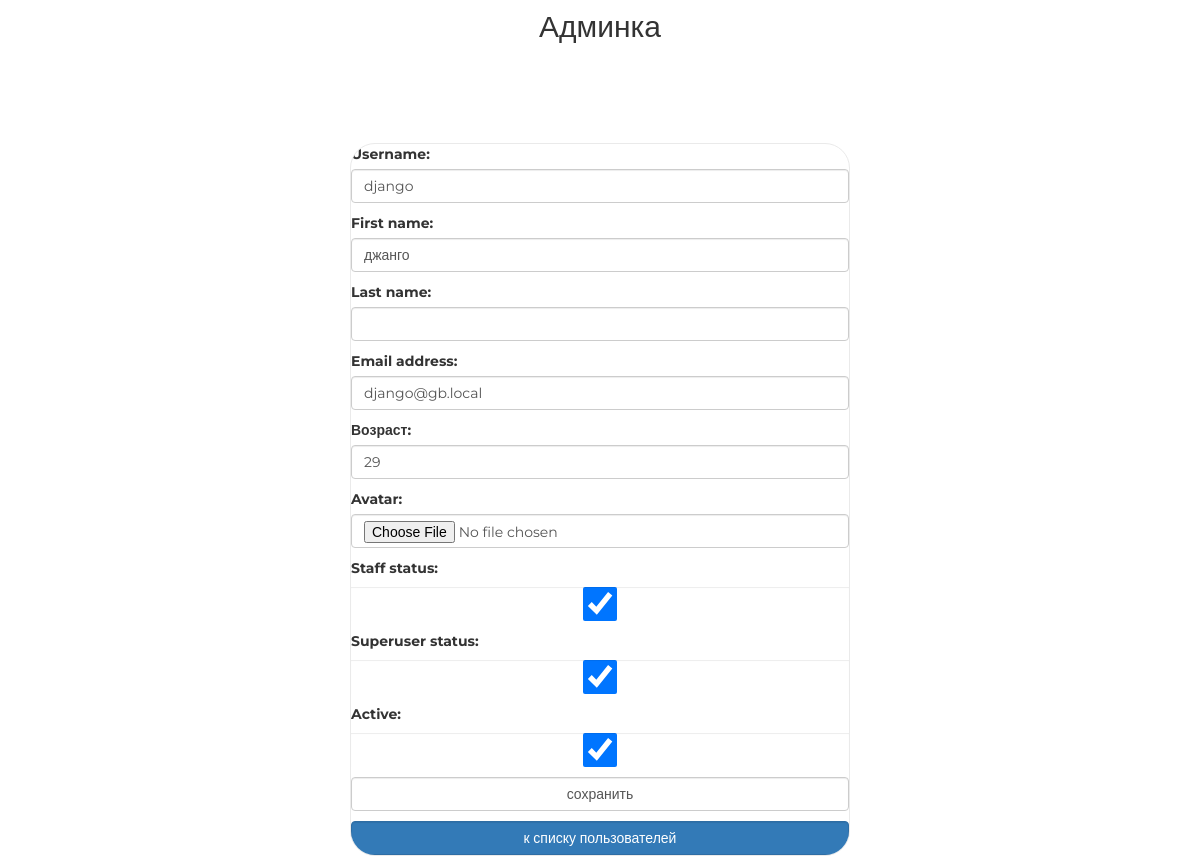
Screenshot of /new/admin/user/update/1/ (signed in) with the database file from the repository.
### authapp/models.py (models this page shows, shortened)
class ShopUser(AbstractUser):
    age = models.PositiveIntegerField('возраст', null=True)
    avatar = models.ImageField(upload_to='avatars', blank=True)
    activate_code = models.CharField(max_length=128, blank=True)
    registration_start_time = models.DateTimeField(
        auto_now_add=True, null=True)

### adminapp/views.py (the view)
# urls.py: path('user/update/<int:user_pk>/', adminapp.ShopUserAdminUpdate.as_view(),
class ShopUserAdminUpdate(SuperUserOnlyMixin, UpdateView):
    model = get_user_model()
    form_class = AdminShopUserUpdateForm
    success_url = reverse_lazy('new_admin:index')
    pk_url_kwarg = 'user_pk'

### adminapp/forms.py
class AdminShopUserUpdateForm(ShopUserChangeForm):
    class Meta:
        model = get_user_model()
        fields = ('username', 'first_name', 'last_name', 'password',
                  'email', 'age', 'avatar',
                  'is_staff', 'is_superuser', 'is_active')

### adminapp/views.py (called while the page is built)
    @method_decorator(user_passes_test(lambda user: user.is_superuser))
    def dispatch(self, request, *args, **kwargs):
        return super().dispatch(request, *args, **kwargs)

### mainapp/context_processors.py (called while the page is built)
def categories(request):
    return {
        'menu': ProductCategory.objects.filter(is_active=True)
    }

### adminapp/templates/authapp/shopuser_form.html (shortened to what this page needs)
{% extends 'adminapp/base.html' %}
{% load static %}
{% block container %}
    <div class="login">
        <form class="form-horizontal" method="post" enctype="multipart/form-data">
            {{ form.as_p }}
            <input class="form-control" type="submit" value="сохранить">
        </form>
        <a href="{% url 'new_admin:index' %}"
           class="btn btn-primary form-control last">
            к списку пользователей
        </a>
    </div>
{% endblock %}

### static/css/style.css (style rules this page uses)
* { margin: 0; padding: 0; }
body { font-family: 'Montserrat', sans-serif; }
html, body { height: 100%; }
.login { background: #fff; border: 1px solid #eaeaea; border-radius: 25px; overflow: hidden; width: 28em; min-width: 500px; margin: 100px auto; position: relative; display: block; }
.login .form-control[type="submit"] { margin: 10px auto; }
.login form { margin-bottom: 10px; }

### rows the page displays
ShopUser: username "django", first_name "джанго", email "django@gb.local", age "29", is_staff "☑", is_superuser "☑", is_active "☑"
